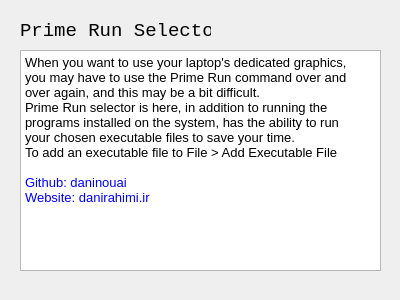
<?xml version="1.0" encoding="UTF-8"?>
<ui version="4.0">
 <class>Dialog</class>
 <widget class="QDialog" name="Dialog">
  <property name="enabled">
   <bool>true</bool>
  </property>
  <property name="geometry">
   <rect>
    <x>0</x>
    <y>0</y>
    <width>400</width>
    <height>300</height>
   </rect>
  </property>
  <property name="acceptDrops">
   <bool>false</bool>
  </property>
  <property name="windowTitle">
   <string>Help</string>
  </property>
  <property name="accessibleName">
   <string/>
  </property>
  <property name="autoFillBackground">
   <bool>false</bool>
  </property>
  <property name="sizeGripEnabled">
   <bool>false</bool>
  </property>
  <property name="modal">
   <bool>false</bool>
  </property>
  <widget class="QLabel" name="label">
   <property name="geometry">
    <rect>
     <x>20</x>
     <y>20</y>
     <width>191</width>
     <height>21</height>
    </rect>
   </property>
   <property name="font">
    <font>
     <family>Consolas</family>
     <pointsize>14</pointsize>
    </font>
   </property>
   <property name="text">
    <string>Prime Run Selector</string>
   </property>
  </widget>
  <widget class="QTextEdit" name="textEdit">
   <property name="geometry">
    <rect>
     <x>20</x>
     <y>50</y>
     <width>361</width>
     <height>221</height>
    </rect>
   </property>
   <property name="font">
    <font>
     <underline>false</underline>
     <strikeout>false</strikeout>
     <kerning>true</kerning>
    </font>
   </property>
   <property name="autoFillBackground">
    <bool>false</bool>
   </property>
   <property name="styleSheet">
    <string notr="true">background {
background-color: #121212; 
border: 0px;
}</string>
   </property>
   <property name="tabChangesFocus">
    <bool>false</bool>
   </property>
   <property name="undoRedoEnabled">
    <bool>true</bool>
   </property>
   <property name="lineWrapMode">
    <enum>QTextEdit::NoWrap</enum>
   </property>
   <property name="readOnly">
    <bool>true</bool>
   </property>
   <property name="html">
    <string>&lt;!DOCTYPE HTML PUBLIC &quot;-//W3C//DTD HTML 4.0//EN&quot; &quot;http://www.w3.org/TR/REC-html40/strict.dtd&quot;&gt;
&lt;html&gt;&lt;head&gt;&lt;meta name=&quot;qrichtext&quot; content=&quot;1&quot; /&gt;&lt;style type=&quot;text/css&quot;&gt;
p, li { white-space: pre-wrap; }
&lt;/style&gt;&lt;/head&gt;&lt;body style=&quot; font-family:'Noto Sans'; font-size:10pt; font-weight:400; font-style:normal;&quot;&gt;
&lt;p style=&quot; margin-top:0px; margin-bottom:0px; margin-left:0px; margin-right:0px; -qt-block-indent:0; text-indent:0px;&quot;&gt;When you want to use your laptop's dedicated graphics, &lt;/p&gt;
&lt;p style=&quot; margin-top:0px; margin-bottom:0px; margin-left:0px; margin-right:0px; -qt-block-indent:0; text-indent:0px;&quot;&gt;you may have to use the Prime Run command over and &lt;/p&gt;
&lt;p style=&quot; margin-top:0px; margin-bottom:0px; margin-left:0px; margin-right:0px; -qt-block-indent:0; text-indent:0px;&quot;&gt;over again, and this may be a bit difficult.&lt;/p&gt;
&lt;p style=&quot; margin-top:0px; margin-bottom:0px; margin-left:0px; margin-right:0px; -qt-block-indent:0; text-indent:0px;&quot;&gt;Prime Run selector is here, in addition to running the &lt;/p&gt;
&lt;p style=&quot; margin-top:0px; margin-bottom:0px; margin-left:0px; margin-right:0px; -qt-block-indent:0; text-indent:0px;&quot;&gt;programs installed on the system, has the ability to run &lt;/p&gt;
&lt;p style=&quot; margin-top:0px; margin-bottom:0px; margin-left:0px; margin-right:0px; -qt-block-indent:0; text-indent:0px;&quot;&gt;your chosen executable files to save your time.&lt;/p&gt;
&lt;p style=&quot; margin-top:0px; margin-bottom:0px; margin-left:0px; margin-right:0px; -qt-block-indent:0; text-indent:0px;&quot;&gt;To add an executable file to File &amp;gt; Add Executable File&lt;/p&gt;
&lt;p style=&quot;-qt-paragraph-type:empty; margin-top:0px; margin-bottom:0px; margin-left:0px; margin-right:0px; -qt-block-indent:0; text-indent:0px;&quot;&gt;&lt;br /&gt;&lt;/p&gt;
&lt;p style=&quot; margin-top:0px; margin-bottom:0px; margin-left:0px; margin-right:0px; -qt-block-indent:0; text-indent:0px;&quot;&gt;&lt;span style=&quot; color:#0000ff;&quot;&gt;Github: daninouai&lt;/span&gt;&lt;/p&gt;
&lt;p style=&quot; margin-top:0px; margin-bottom:0px; margin-left:0px; margin-right:0px; -qt-block-indent:0; text-indent:0px;&quot;&gt;&lt;span style=&quot; color:#0000ff;&quot;&gt;Website: danirahimi.ir&lt;/span&gt;&lt;/p&gt;&lt;/body&gt;&lt;/html&gt;</string>
   </property>
   <property name="overwriteMode">
    <bool>false</bool>
   </property>
  </widget>
 </widget>
 <resources/>
 <connections/>
</ui>
